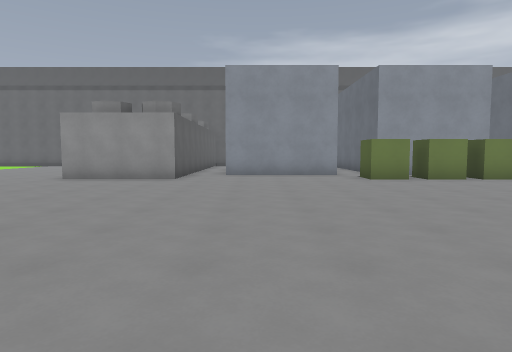
View 1 (above)

24 first-person views from a walk through a Godot game level. The camera is 1.4 m above the floor, tilts 4° down and sees 75° across. The floor is counted in squares, 2 m on a side. Each view is taken from the middle of a square. On the plan, view 1 faces up. The plan holds only what a view shows up to about 10 squares ahead; the rest is blank. The place goes on beyond the plan. Surface patterns are stand-ins for the level's own textures.

View 2
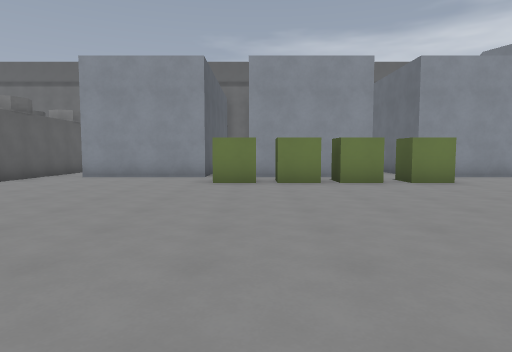

View 3
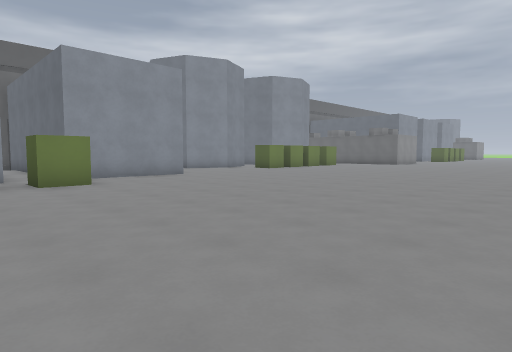

View 4
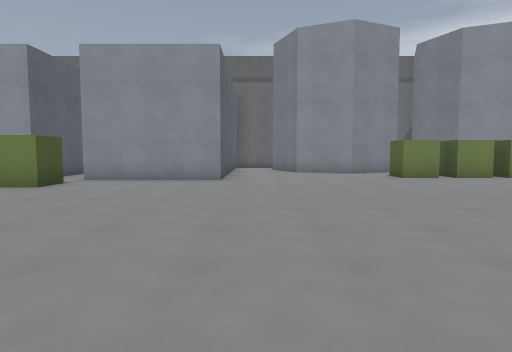

View 5
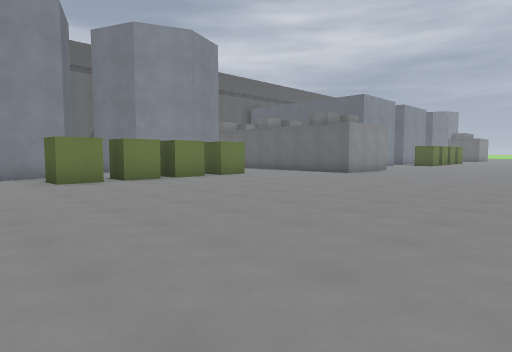

View 6
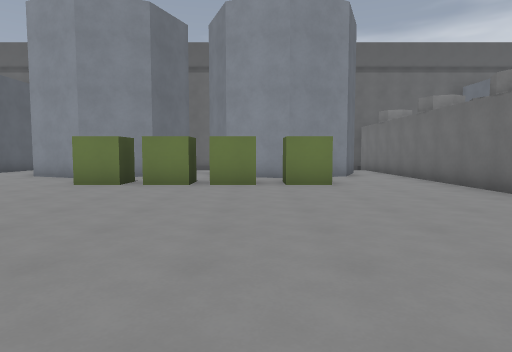

View 7
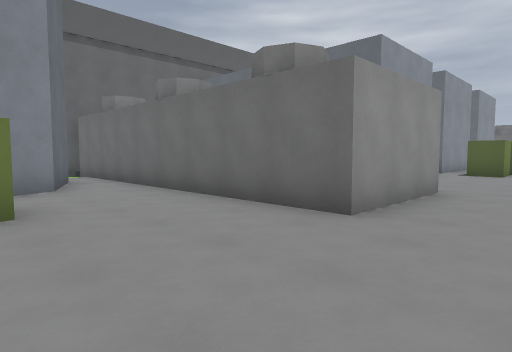

View 8
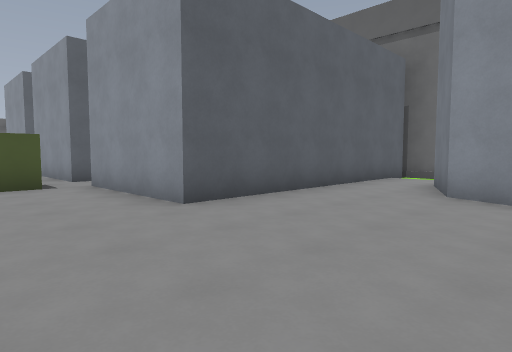

View 9
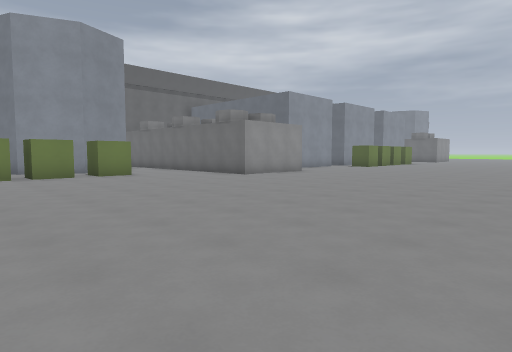

View 10
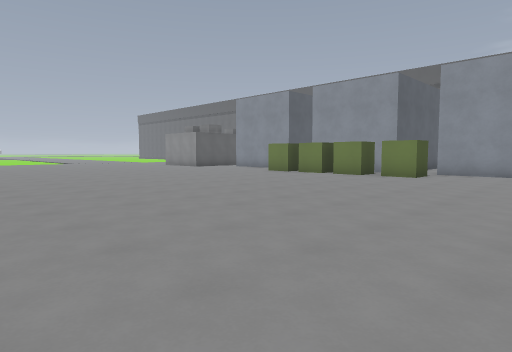

View 11
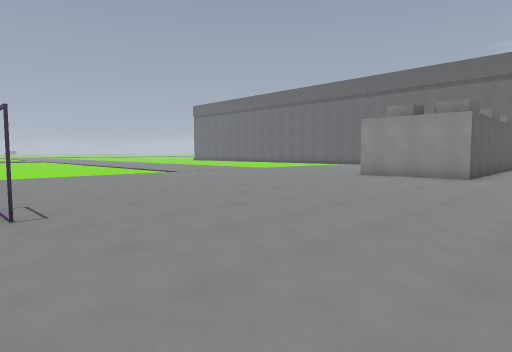

View 12
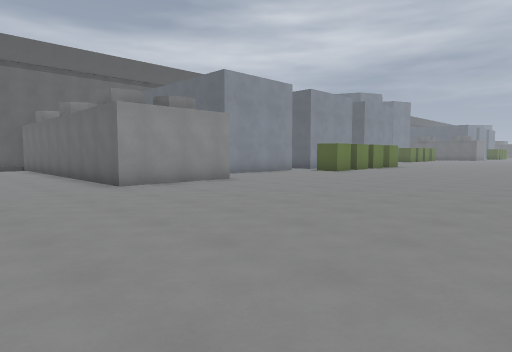

View 13
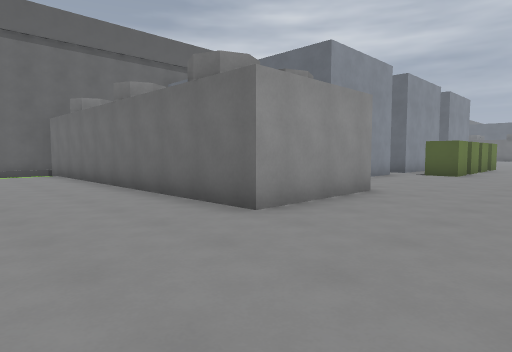

View 14
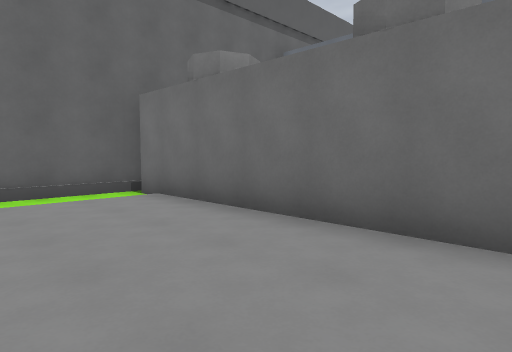

View 15
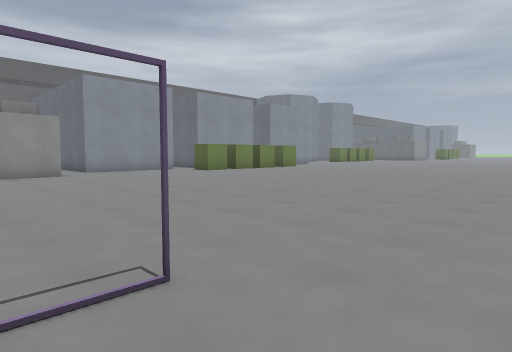

View 16
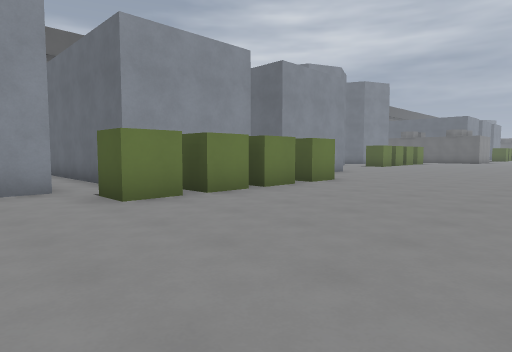

View 17
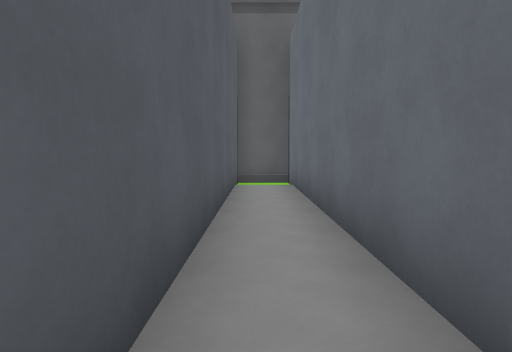

View 18
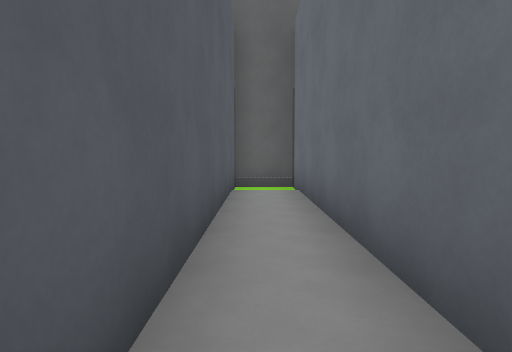

View 19
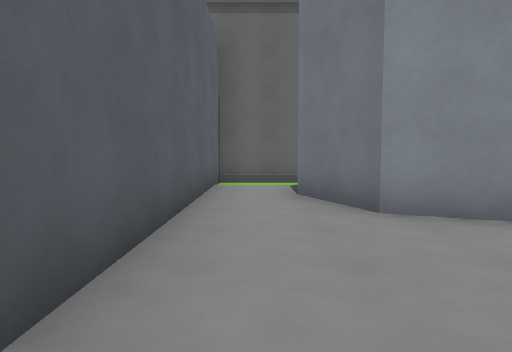

View 20
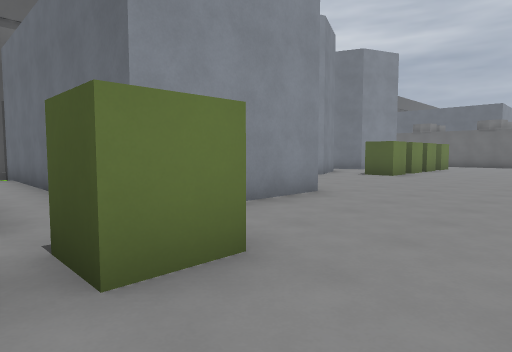

View 21
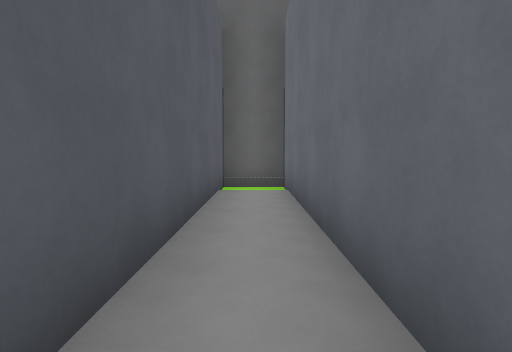

View 22
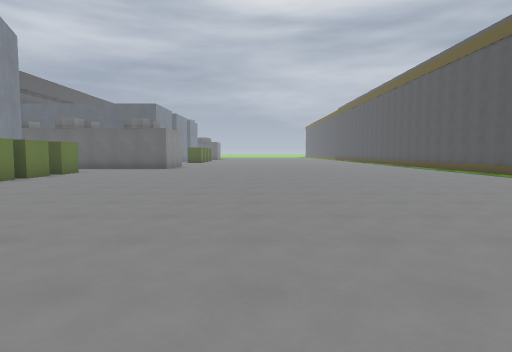

View 23
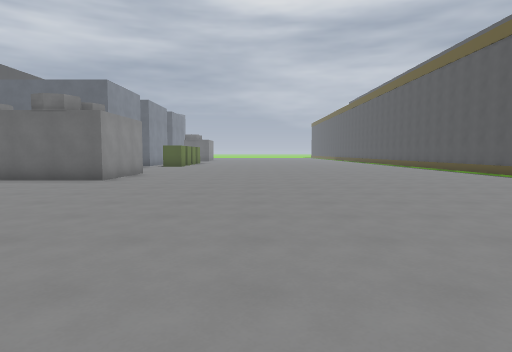

View 24
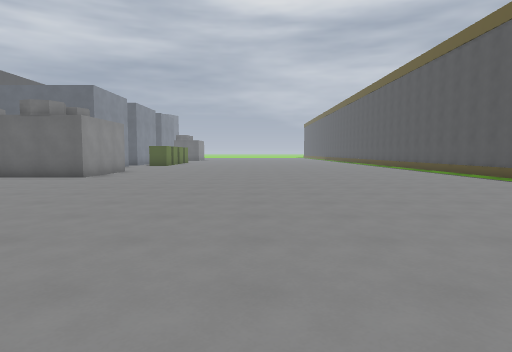

### Floor plan
Points are (right, up) in squares from view 1. A wall is a line through its corners. A room is listed if a view was taken in it or the views show most of it. See-through windows are left out.
Room 1 (views 1, 2, 3, 4, 5, 6, 7, 8, 9, 10, 11, 12, 13, 14, 15, 16, 17, 18, 19, 20, 22, 23, 24)
walls: (7, 8.7) (6, 8.7); (8.6, 9.6) (8.6, 8.7) (7.6, 8.7); (5.6, 8.7) (4.5, 8.7) (4.5, 9.6); (4.1, 8.7) (3, 8.7) (3, 9.6); (3.8, 11) (3.8, 18); (16.2, 13.1) (14.4, 13.8) (13.7, 15.6); (18.1, 12.1) (18.1, 11.2) (17.1, 11.2) (17.1, 12.1); (12.1, 16.6) (12.1, 10.5) (8.5, 10.5); (-2.1, 11.1) (-2.1, 8.7) (-5.1, 8.7) (-5.1, 17.9); (19.6, 12.1) (19.6, 11.2) (18.6, 11.2) (18.6, 12.1); (21, 11.2) (20, 11.2) (20, 12.1); (3.9, 18.3) (2.5, 18.3); (2.6, 18) (2.6, 10.5) (-1, 10.5); (22.8, 11.2) (21.7, 11.2) (21.7, 12.1); (27.5, 8.7) (25.4, 8.7) (25.4, 17.9); (24.4, 15.7) (23.7, 13.8) (23, 13.5); (-4.9, 18.3) (-7.2, 18.3)
ways out: opening at (3, 10) to room 2; opening at (9, 10) to room 2; gap at (7, 9) to room 2; opening at (13, 16)
objects: portal (-5, 0)
Room 2 (view 21)
walls: (8.6, 11.8) (8.6, 18); (7.3, 18) (7.3, 10.5) (4, 10.5); (8.8, 18.3) (7.2, 18.3)
ways out: opening at (3, 10) to room 1; opening at (9, 10) to room 1; gap at (7, 9) to room 1

Positions as (right, up) in squares from view 1, and headings:
1: (0, 0), facing up
2: (4, 1), facing up
3: (6, 1), facing up-right
4: (13, 2), facing up
5: (15, 3), facing up-right
6: (21, 4), facing up
7: (22, 7), facing up-right
8: (16, 8), facing up-left
9: (18, 1), facing up-right
10: (12, -1), facing up-left
11: (0, -1), facing up-left
12: (-8, 2), facing up-right
13: (-8, 6), facing up-right
14: (-8, 12), facing up-right
15: (-5, -2), facing up-right
16: (1, 4), facing up-right
17: (3, 10), facing up
18: (3, 11), facing up
19: (13, 10), facing up
20: (7, 7), facing up-right
21: (8, 11), facing up
22: (11, 5), facing right
23: (17, 5), facing right
24: (16, 4), facing right
